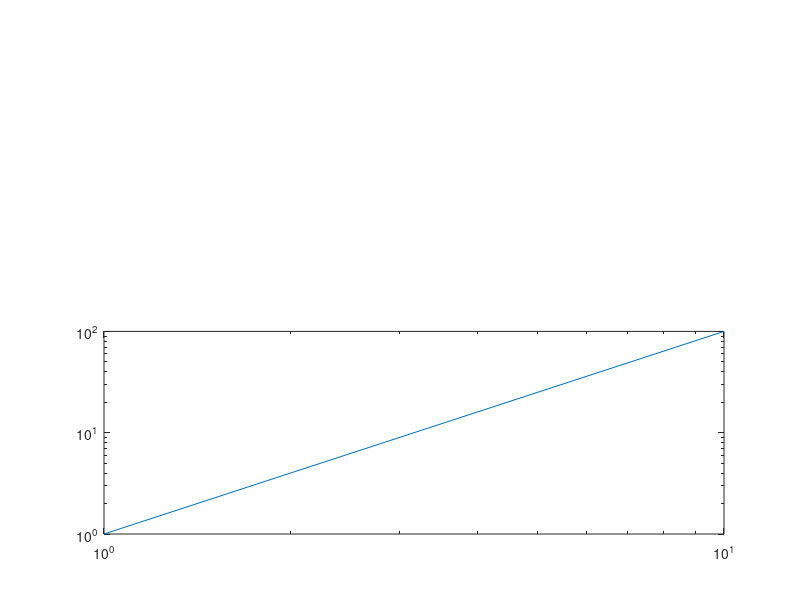

This chart was generated by the following MATLAB code: (Note: this script raises an error after producing the figure.)
figure(6)
clf
logx=0:0.1:1;
x=10.^logx;
y=x.^2;
useTiledLayout=false;
if useTiledLayout
    tile=tiledlayout(2,1);
    % tile.TileSpacing='compact'; % 'none'
    % tile.Padding='compact';
    nexttile(2);
else
    subplot(2,1,2);
end
loglog(x,y)
ax=gca;
ax.Units='centimeters';
% The following assignment requests setting of the Y axis length so that
% each log unit is 2 cm long. That's very important in my work, as I
% publish many graphs with log scales, and I need a consistent length for
% the log unit. (This length is off by a factor of 2 on my Retina Display,
% but that's easy to correct for.) Aside from that, it works perfectly with
% the old SUBPLOT command. However, I'm very disappointed to discover that
% the assignment is disallowed using the TILEDLAYOUT command, issuing a
% warning instead. 
% Warning: Unable to set 'Position', 'InnerPosition', 'OuterPosition', or 'ActivePositionProperty' for objects in a TiledChartLayout 
% I need arrays of loglog plots (offered by SUBPLOT and TILEDLAYOUT). I
% need tight spacing (offered only by TILEDLAYOUT). And I need to control
% the length of a log unit (allowed only by SUBPLOT). Is there a way to
% achieve what I need?
ax.Position(4)=2*diff(log10(ax.YLim));
